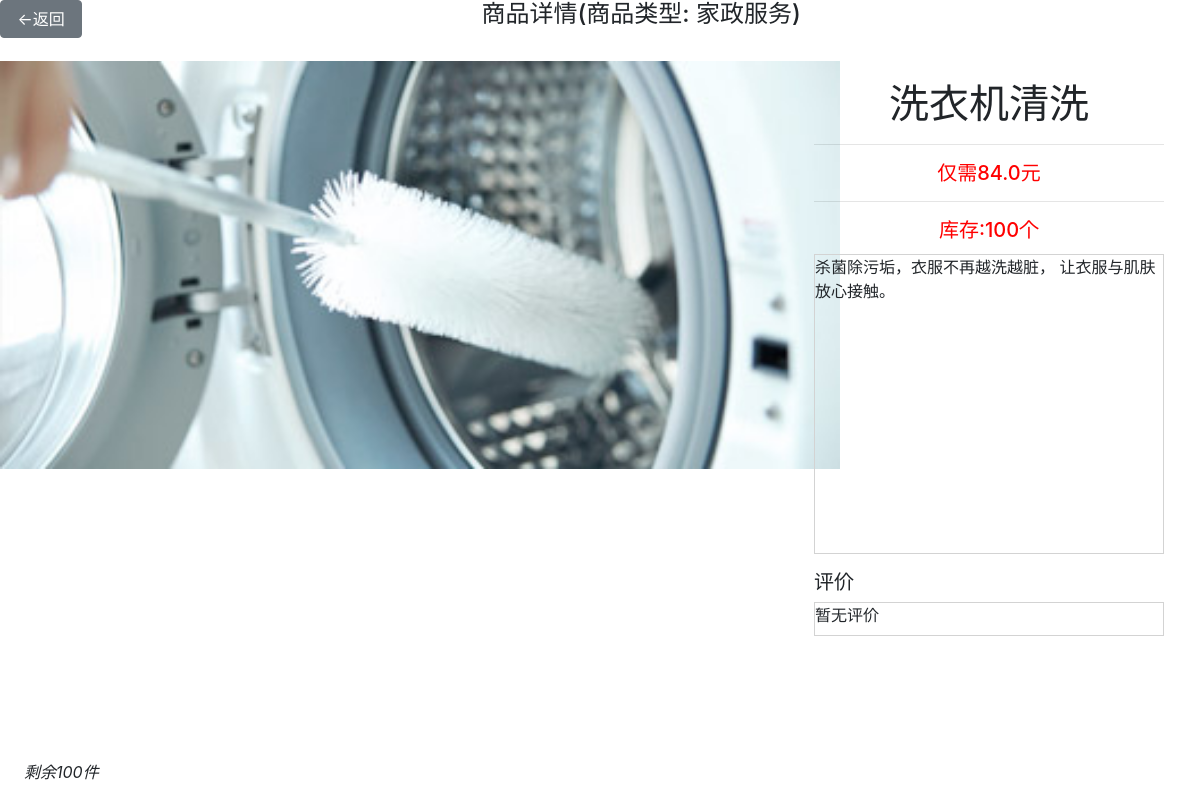
Screenshot of /merchant/goodsDetails/6/ (signed in) with the database file from the repository.
### merchant/models.py (models this page shows)
class Goods(models.Model):
    id = models.AutoField(primary_key='True')
    merchID = models.IntegerField()
    goodsName = models.CharField(max_length=32)
    image = models.CharField(max_length=128)
    price = models.FloatField(default=0.0)
    type = models.CharField(max_length=32)
    num = models.IntegerField()
    description = models.TextField('商品描述', max_length=255)
    goodsSta = models.IntegerField(default=0)
    frozen = models.IntegerField(default=0)

### merchant/views.py (the view)
# urls.py: path('merchant/goodsDetails/<int:goodsID>/', views.goodsDetails),
@login_required
def goodsDetails(request, goodsID):
    commentList = CommentonGood.objects.filter(goodsID=goodsID)
    customerList = Customer.objects.none()
    for comment in commentList:
        customerList = customerList | Customer.objects.filter(id=comment.cusID)
        c = Customer.objects.all()
    context = dict()
    goodsList = Goods.objects.filter(id=goodsID)
    context['commentList'] = commentList
    context['goods'] = goodsList[0]
    return render(request, 'goodsDetails.html', context)

### merchant/templates/goodsDetails.html (shortened to what this page needs)
<!DOCTYPE html>
<html lang="en">
<head>
    <link rel="stylesheet" href="https://cdn.jsdelivr.net/npm/bootstrap@4.5.0/dist/css/bootstrap.min.css">
    {% load static %}
</head>
<body>
<span>
    <a class="btn btn-secondary" href="/merchant/merchantHome/" style="float: left">&nbsp;<-返回&nbsp;</a>
    <h4 style="text-align: center;">商品详情(商品类型: {{ goods.type }})</h4>
</span>
<br>
<div>
     <div style="border: 30px">
        <img width="70%" src="{% static goods.image %}" style="float: left">
    </div>
    <div style="position: absolute; top: 10%; right: 3%">
        <h1 style="text-align: center">{{ goods.goodsName }}</h1>
        <hr>
        <h5 style="color: red; text-align: center" class="card-title">仅需{{ goods.price }}元</h5>
        <hr>
        <h5 style="color: red; text-align: center" class="card-title">库存:{{ goods.num }}个</h5>
        <p  style="border: solid 1px lightgray; width: 350px; height: 300px; word-wrap: break-word; overflow: paged-y">{{ goods.description }}</p>
        <h5>评价</h5>
        <div style="border: solid 1px lightgray;">
            {% for common in commentList %}
                <p style="width: 350px; height: 200px; word-wrap: break-word; overflow: paged-y">{{ common.content }}</p>
                {% empty %}
                <label style="text-align: center">暂无评价</label>
            {% endfor %}
        </div>
    </div>
     <i style="position: absolute; bottom: 2%; left: 2%;">剩余{{ goods.num }}件</i>
</div>
</body>
</html>

### rows the page displays
Goods: type "家政服务", image (picture), goodsName "洗衣机清洗", price "84.0", num "100", description "杀菌除污垢，衣服不再越洗越脏， 让衣服与肌肤放心接触。"
